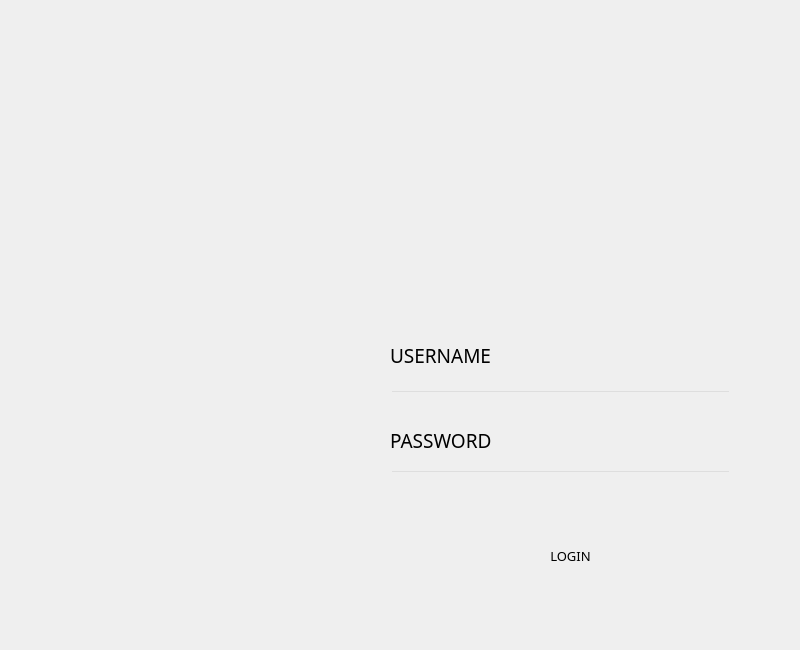
    <widget class="QWidget" name="LoginPage">
     <property name="cursor">
      <cursorShape>OpenHandCursor</cursorShape>
     </property>
     <widget class="QLabel" name="Confirmation">
      <property name="geometry">
       <rect>
        <x>470</x>
        <y>590</y>
        <width>251</width>
        <height>51</height>
       </rect>
      </property>
      <property name="font">
       <font>
        <family>Serifa BT</family>
        <pointsize>10</pointsize>
       </font>
      </property>
      <property name="styleSheet">
       <string notr="true">background-color:none;</string>
      </property>
      <property name="text">
       <string/>
      </property>
     </widget>
     <widget class="QLabel" name="UserLabel">
      <property name="geometry">
       <rect>
        <x>390</x>
        <y>320</y>
        <width>201</width>
        <height>71</height>
       </rect>
      </property>
      <property name="font">
       <font>
        <family>Serifa BT</family>
        <pointsize>14</pointsize>
        <bold>false</bold>
       </font>
      </property>
      <property name="styleSheet">
       <string notr="true">background-color:none;</string>
      </property>
      <property name="text">
       <string>USERNAME</string>
      </property>
     </widget>
     <widget class="QLabel" name="PassLabel">
      <property name="geometry">
       <rect>
        <x>390</x>
        <y>410</y>
        <width>211</width>
        <height>61</height>
       </rect>
      </property>
      <property name="font">
       <font>
        <family>Serifa BT</family>
        <pointsize>14</pointsize>
        <bold>false</bold>
       </font>
      </property>
      <property name="styleSheet">
       <string notr="true">background-color:none;</string>
      </property>
      <property name="text">
       <string>PASSWORD</string>
      </property>
     </widget>
     <widget class="QPushButton" name="LoginButton">
      <property name="geometry">
       <rect>
        <x>480</x>
        <y>520</y>
        <width>181</width>
        <height>71</height>
       </rect>
      </property>
      <property name="font">
       <font>
        <family>Serifa BT</family>
        <pointsize>10</pointsize>
        <bold>false</bold>
        <underline>false</underline>
        <strikeout>false</strikeout>
       </font>
      </property>
      <property name="cursor">
       <cursorShape>OpenHandCursor</cursorShape>
      </property>
      <property name="styleSheet">
       <string notr="true">border-radius: 25px;</string>
      </property>
      <property name="text">
       <string>LOGIN</string>
      </property>
      <property name="autoDefault">
       <bool>false</bool>
      </property>
      <property name="default">
       <bool>false</bool>
      </property>
      <property name="flat">
       <bool>false</bool>
      </property>
     </widget>
     <widget class="QLabel" name="LoginLogo">
      <property name="geometry">
       <rect>
        <x>340</x>
        <y>170</y>
        <width>451</width>
        <height>321</height>
       </rect>
      </property>
      <property name="styleSheet">
       <string notr="true">border-image: url(:/images/Loginimage-removebg-preview.png);
background:transparent;</string>
      </property>
      <property name="text">
       <string/>
      </property>
     </widget>
     <widget class="QLineEdit" name="Username">
      <property name="geometry">
       <rect>
        <x>390</x>
        <y>390</y>
        <width>341</width>
        <height>28</height>
       </rect>
      </property>
      <property name="font">
       <font>
        <family>Serifa BT</family>
        <pointsize>12</pointsize>
       </font>
      </property>
      <property name="styleSheet">
       <string notr="true">background-color: transparent;
border-color:black;

</string>
      </property>
     </widget>
     <widget class="QLineEdit" name="Password">
      <property name="geometry">
       <rect>
        <x>390</x>
        <y>470</y>
        <width>341</width>
        <height>31</height>
       </rect>
      </property>
      <property name="font">
       <font>
        <family>Serifa BT</family>
        <pointsize>12</pointsize>
       </font>
      </property>
      <property name="styleSheet">
       <string notr="true">background-color: transparent;
border-color:black;

</string>
      </property>
      <property name="echoMode">
       <enum>QLineEdit::EchoMode::Password</enum>
      </property>
     </widget>
    </widget>
